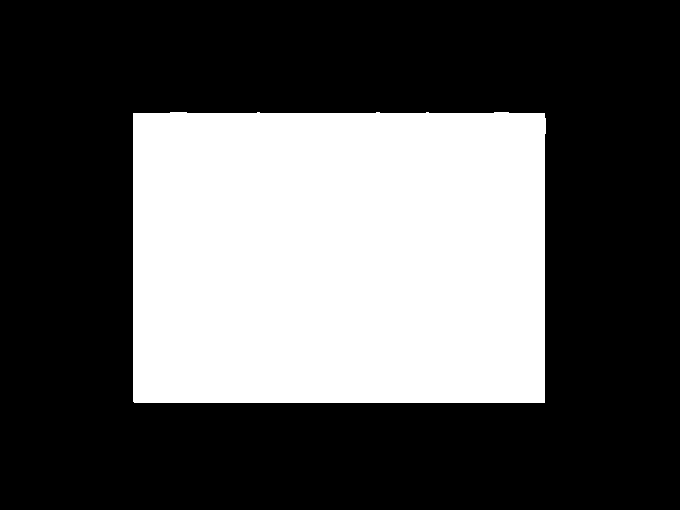
#> input picture data/images/mask.png, 680 x 510 px
$ python day057.py
#> lines starting #> are read from the running program, lines starting #| are printed output that depends on the picture; after the words box and inside, x2 and y2 are one past the last pixel; in counts of white or black regions, pixels touching at a corner belong together
'''
Author       : Bingqiang Zhou
Date         : 2021-02-23 00:51:31
LastEditors  : Bingqiang Zhou
LastEditTime : 2021-02-23 01:26:00
Description  : 二值图像分析 – 点多边形测试
    对于轮廓图像，有时候还需要判断一个点是在轮廓内部还是外部，OpenCV中实现这个功能的API叫做点多边形测试，
    它可以准确的得到一个点距离多边形的距离，如果点是轮廓点或者属于轮廓多边形上的点，距离是零，
    如果是多边形内部的点是是正数，如果是负数返回表示点是外部。表示如下：
        double cv::pointPolygonTest(
            InputArray contour,
            Point2f pt,
            bool measureDist
        )
    Contour轮廓所有点的集合
    Pt 图像中的任意一点
    MeasureDist
        如果是True，则返回每个点到最近轮廓的距离（distance between the point and the nearest contour edge），
        如果是False则返回+1，0，-1三个值，其中+1表示点在轮廓内部，0表示点在轮廓上，-1表示点在轮廓外
'''

import cv2 as cv
import numpy as np
import matplotlib.pyplot as plt

src = cv.imread("../data/images/mask.png")
#> src is the input picture: shape (510, 680, 3); 34.5% white; 1 white region, box (x1, y1, x2, y2) and area: (133, 112, 546, 403) 119537

t = 80
binary = cv.Canny(src, t, t*2) # 边缘检测
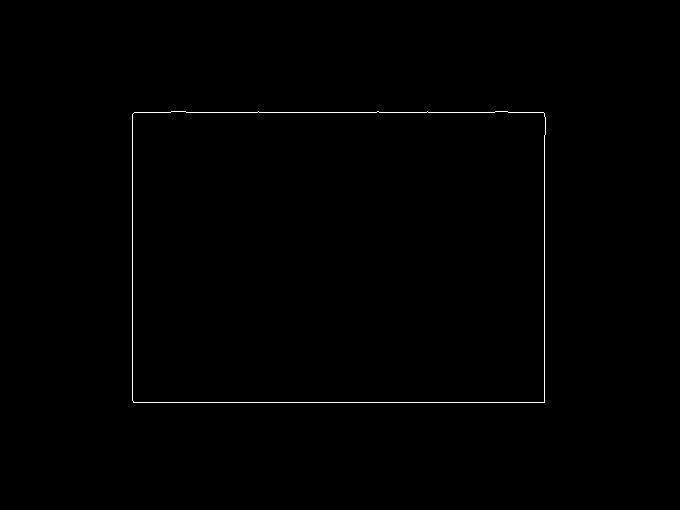
#> binary: shape (510, 680); 0.4% white in thin lines or dots, all inside (x1, y1, x2, y2) = (132, 111, 546, 403)
# gray = cv.cvtColor(src, cv.COLOR_BGR2GRAY)
# thresh, binary = cv.threshold(gray, 0, 255, cv.THRESH_OTSU)
k = np.ones((3, 3), dtype=np.uint8)
# 膨胀，最大值滤波，卷积核与图像做卷积，即计算卷积核覆盖的区域的像素点的最大值，并把这个最大值赋值给参考点指定的像素
binary = cv.morphologyEx(binary, cv.MORPH_DILATE, k)
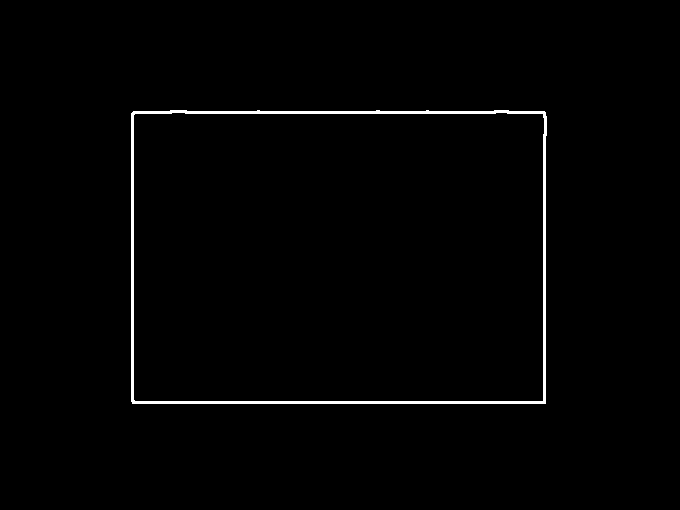
#> binary: shape (510, 680); 1.2% white; 1 white region

# 发现轮廓
contours, hierarchy = cv.findContours(binary, cv.RETR_EXTERNAL, cv.CHAIN_APPROX_SIMPLE)
#> contours = 1 contour; box (x1, y1, x2, y2) and area: (131, 110, 547, 404) 120946

result = np.zeros_like(src, dtype=np.float32) # 注意数据类型
h, w = result.shape[:2]
#> h = 510; w = 680
for row in range(h):
    for col in range(w):
        dist = cv.pointPolygonTest(contours[0], (col, row), True)
        if dist > 0: # 在多边形内
            result[row, col] = (255-dist, 0, 0)
        elif dist < 0: # 在多边形外
            result[row, col] = (0, 0, 255-dist)
        else: # dist == 0，在多边形边缘上
            result[row, col] = (0, 255, 0)
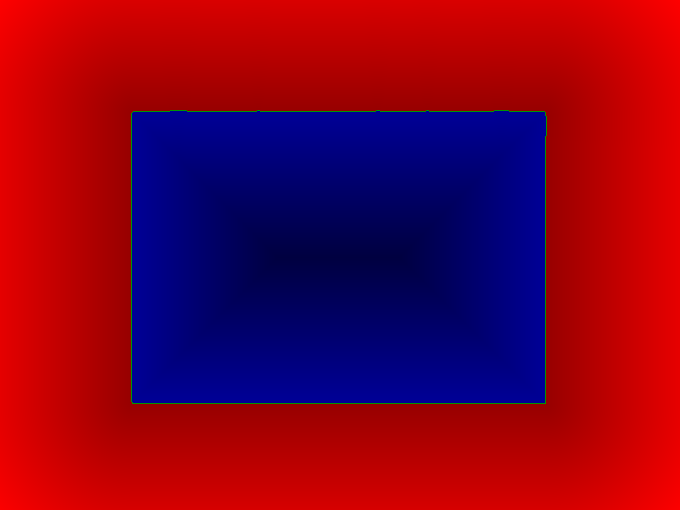
#> result: shape (510, 680, 3) float32; mean of channels 0, 1, 2 68.9, 1, 210.2; drawn with min black and max white

result = cv.convertScaleAbs(result)
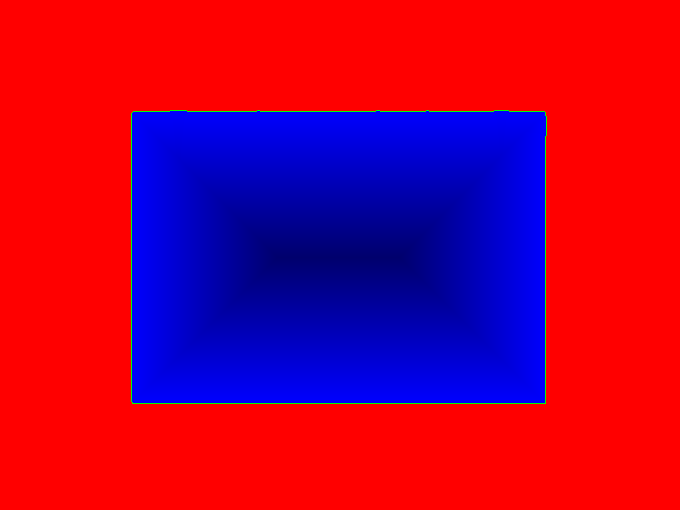
#> result: shape (510, 680, 3); mean of channels 0, 1, 2 68.9, 1, 165.6; drawn as B, G, R

# 可视化
rows = 1
cols = 2
images = [binary, result]
titles = ["binary image"]
plt.figure(figsize=(cols * 4, rows * 3)) # Width, height in inches.
for index, image in enumerate(images):
    plt.subplot(rows, cols, index + 1)
    if index >= len(titles):
        plt.title("image")
    else:
        plt.title(titles[index])
    plt.axis("off")
    if image.ndim > 2:
        plt.imshow(image[:, :, ::-1])
    else:
        plt.imshow(image, cmap="gray")
#> this loop made 2 passes
plt.show()
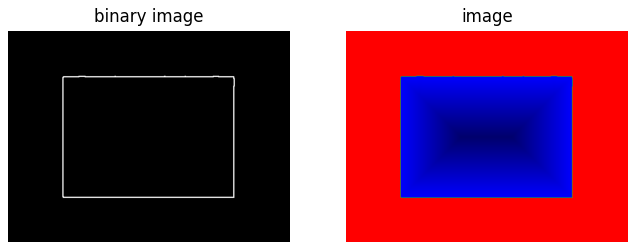
#> figure drawn by matplotlib, 2 panels
